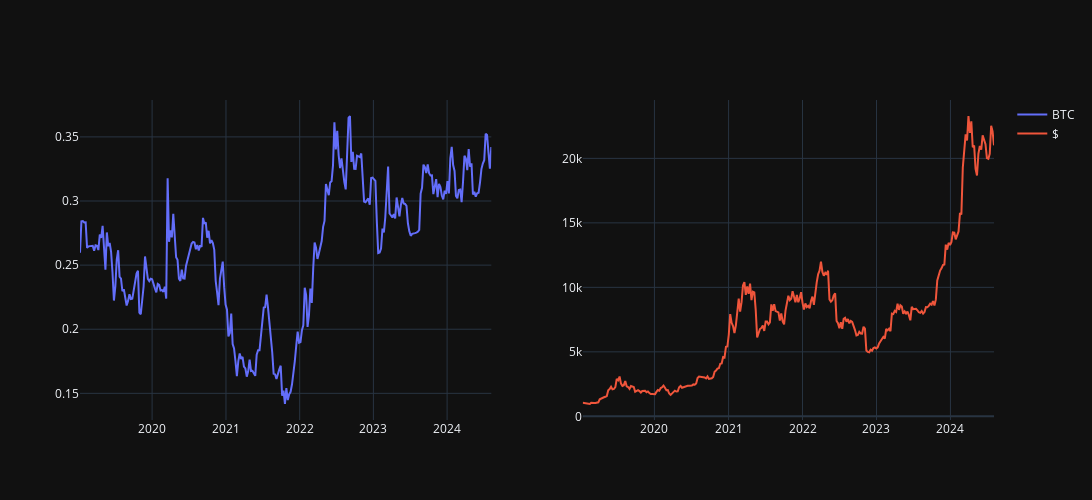

Notebook code for this chart:
### Code cell
fig = make_subplots(rows=1, cols=2)

btc_df['text'] = 'BTC Balance : ' + btc_df['BTC_balance'].round(2).astype(str) + 'BTC'
fig.add_trace(go.Scatter(x=btc_df['Date'], y=btc_df['BTC_balance'],text=btc_df['text'],name='BTC'),row=1, col=1)


dollar_df['text'] = 'Dollar Balance : ' + dollar_df['Dollar_balance'].astype(int).astype(str) + '$ '
fig.add_trace(go.Scatter(x=dollar_df['Date'], y=dollar_df['Dollar_balance'],text=dollar_df['text'],name='$'),row=1, col=2)

fig.update_layout(
    width=1300,
    height=500,
)
fig.show()

### Figure 1 — Plotly figure (JSON) as saved in the notebook; plotly's stock layout.template omitted (floating-point values rounded to 4 significant figures; data arrays with more than 128 entries replaced by an {"elided": "..."} marker saying what was removed)
{"data": [{"name": "BTC", "text": {"elided": "292 str values"}, "x": {"elided": "292 str values"}, "y": {"elided": "292 float values"}, "type": "scatter", "xaxis": "x", "yaxis": "y"}, {"name": "$", "text": {"elided": "291 str values"}, "x": {"elided": "291 str values"}, "y": {"elided": "291 float values"}, "type": "scatter", "xaxis": "x2", "yaxis": "y2"}], "layout": {"xaxis": {"anchor": "y", "domain": [0.0, 0.45]}, "yaxis": {"anchor": "x", "domain": [0.0, 1.0]}, "xaxis2": {"anchor": "y2", "domain": [0.55, 1.0]}, "yaxis2": {"anchor": "x2", "domain": [0.0, 1.0]}, "width": 1300, "height": 500}}
